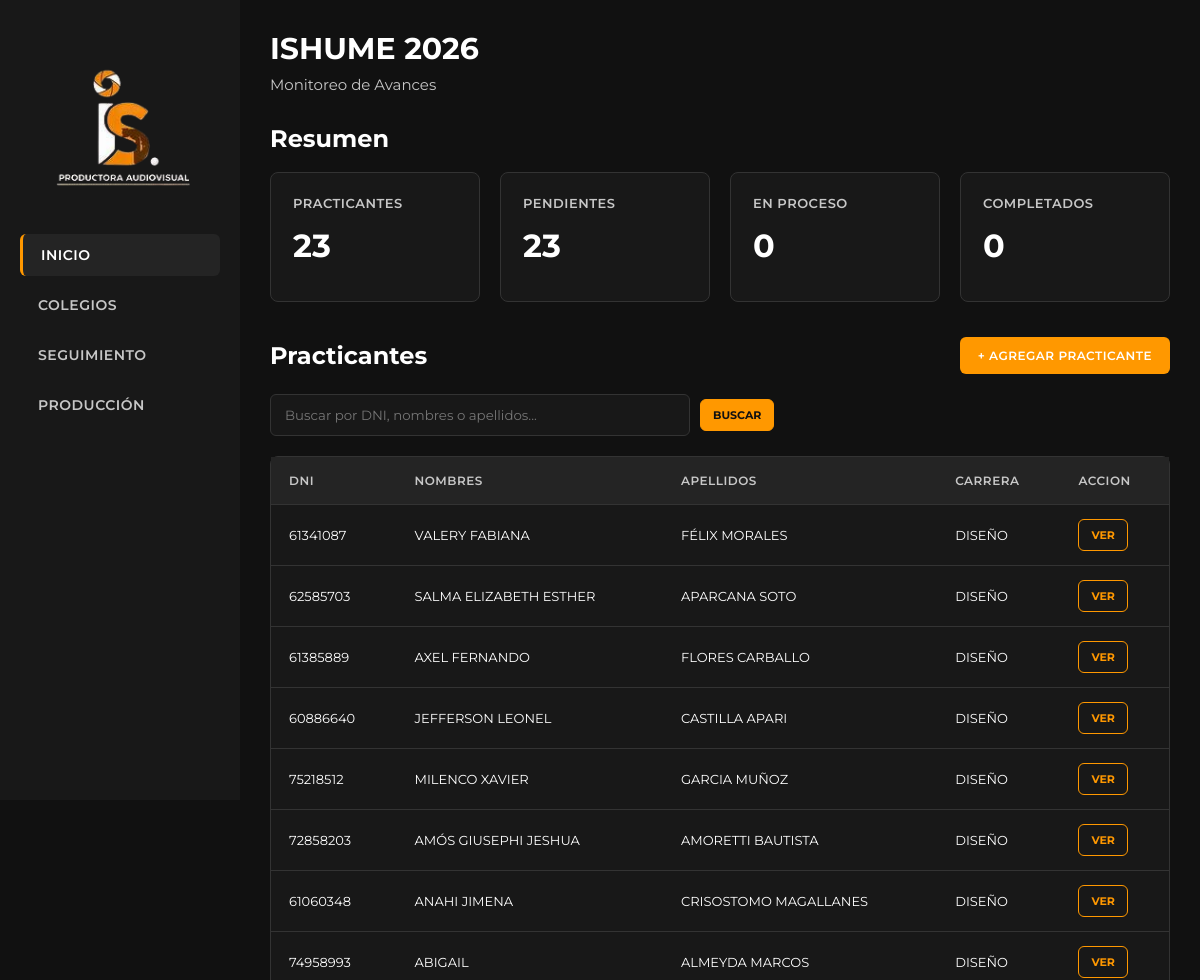
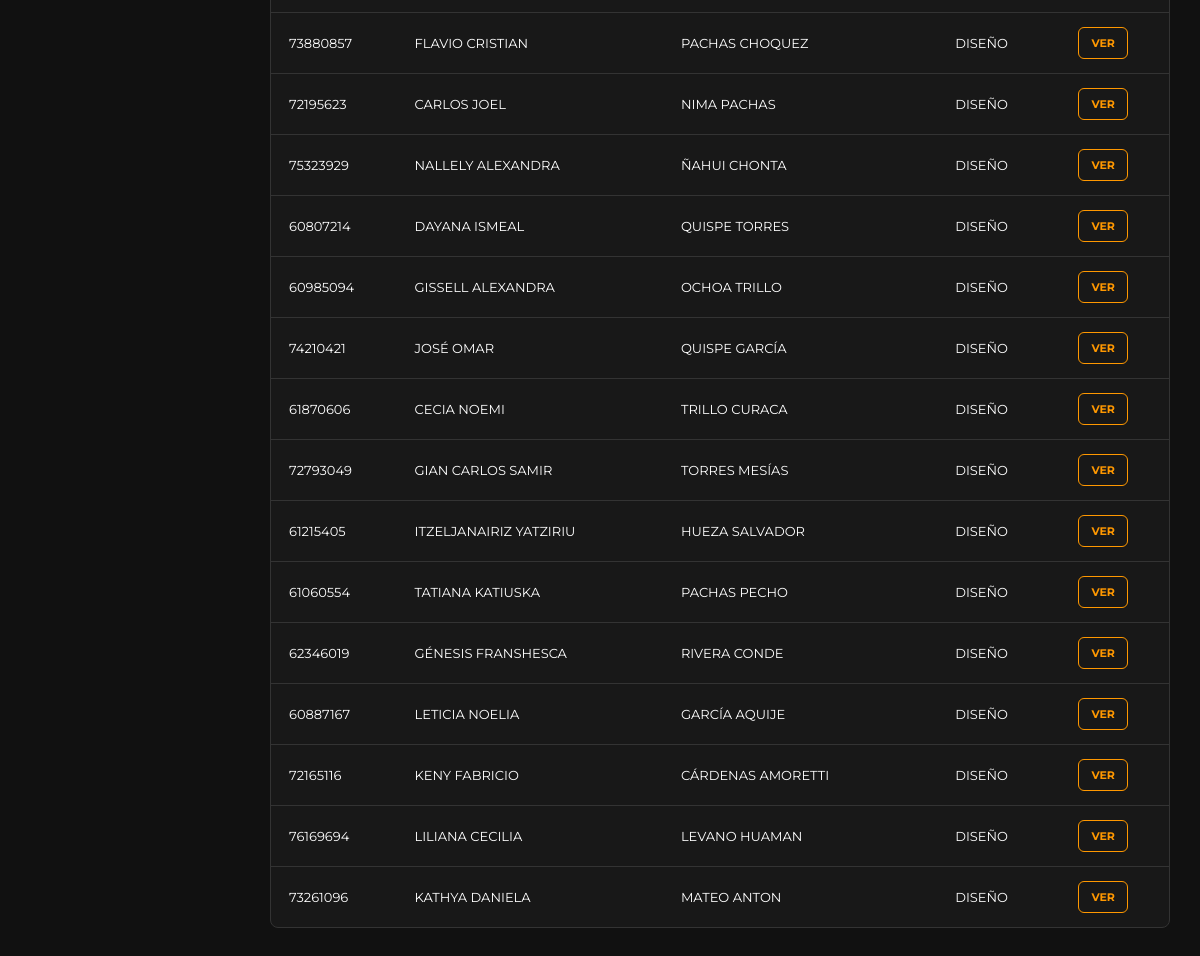
The page / on the database its author committed (2 pictures, top to bottom).
### tables this page shows
CREATE TABLE practicantes (
    id INT AUTO_INCREMENT PRIMARY KEY,
    DNI CHAR(8),
    nombres VARCHAR(100),
    apellidos VARCHAR(100),
    telefono CHAR(9),
    carrera VARCHAR(100)
);

### app/controllers/dashboardcontroller.php (called while the page is built)
<?php
class DashboardController
{
    public function index()
    {
        require_once "config/conexion.php";
        $textoBuscado = trim($_GET["buscar"] ?? "");
        $buscar = $conexion->real_escape_string($textoBuscado);
        $sql = "SELECT id, DNI, nombres, apellidos, telefono, carrera
                FROM practicantes
                WHERE DNI LIKE '%$buscar%'
                   OR nombres LIKE '%$buscar%'
                   OR apellidos LIKE '%$buscar%'
                   OR CONCAT(nombres, ' ', apellidos) LIKE '%$buscar%'
                ORDER BY id ASC";
        $resultado = $conexion->query($sql);
        $practicantes = [];
        while ($fila = $resultado->fetch_assoc()) {
            $practicantes[] = $fila;
        }
        $sqlTotal = "SELECT COUNT(*) AS total FROM practicantes";
        $resultadoTotal = $conexion->query($sqlTotal);
        $filaTotal = $resultadoTotal->fetch_assoc();
        $total = $filaTotal["total"];
        $sqlPendientes = "SELECT COUNT(*) AS pendientes
                          FROM seguimiento
                          WHERE estado = 'PENDIENTE'";
        $resultadoPendientes = $conexion->query($sqlPendientes);
        $filaPendientes = $resultadoPendientes->fetch_assoc();
        $pendientes = $filaPendientes["pendientes"];
        $sqlProceso = "SELECT COUNT(*) AS proceso
                       FROM seguimiento
                       WHERE estado = 'EN PROCESO'";
        $resultadoProceso = $conexion->query($sqlProceso);
        $filaProceso = $resultadoProceso->fetch_assoc();
        $proceso = $filaProceso["proceso"];
        $sqlCompletados = "SELECT COUNT(*) AS completados
                           FROM seguimiento
                           WHERE estado = 'COMPLETADO'";
        $resultadoCompletados = $conexion->query($sqlCompletados);
        $filaCompletados = $resultadoCompletados->fetch_assoc();
        $completados = $filaCompletados["completados"];
        require_once "app/views/dashboard.php";
    }
}
?>

### index.php (called while the page is built)
<?php
require_once "app/controllers/dashboardcontroller.php";
$controller = new DashboardController();
$controller->index();
?>

### app/views/dashboard.php (the view, shortened to what this page needs)
<!DOCTYPE html>
<html lang="es">
<head>
    <link rel="stylesheet" href="/monitoreo_ishume_2026/public/css/configuracion.css">
    <link rel="stylesheet" href="/monitoreo_ishume_2026/public/css/menu.css">
    <link rel="stylesheet" href="/monitoreo_ishume_2026/public/css/dashboard.css">
    <link rel="stylesheet" href="/monitoreo_ishume_2026/public/css/tarjetas.css">
    <link rel="stylesheet" href="/monitoreo_ishume_2026/public/css/tablas.css">
    <link rel="stylesheet" href="/monitoreo_ishume_2026/public/css/sistema.css">
</head>
<body>
    <div class="contenedor">
        <?php
        $pagina = "inicio";
        require "menu.php";
        ?>
        <main class="contenido">
            <div class="titulo">
                <h1>ISHUME 2026</h1>
                <p>Monitoreo de Avances</p>
            </div>
            <section class="seccion-dashboard">
                <h2>Resumen</h2>
                <br>
                <div class="tarjetas">
                    <div class="tarjeta">
                        <h3>PRACTICANTES</h3>
                        <div class="numero">
                            <?php echo $total; ?>
                        </div>
                    </div>
                    <div class="tarjeta">
                        <h3>PENDIENTES</h3>
                        <div class="numero">
                            <?php echo $pendientes; ?>
                        </div>
                    </div>
                    <div class="tarjeta">
                        <h3>EN PROCESO</h3>
                        <div class="numero">
                            <?php echo $proceso; ?>
                        </div>
                    </div>
                    <div class="tarjeta">
                        <h3>COMPLETADOS</h3>
                        <div class="numero">
                            <?php echo $completados; ?>
                        </div>
                    </div>
                </div>
            </section>
            <section class="seccion-dashboard">
                <div class="encabezado-tabla">
                    <h2>Practicantes</h2>
                    <a href="/monitoreo_ishume_2026/app/views/agregar_practicante.php"
                        class="btn-agregar">+ AGREGAR PRACTICANTE</a>
                </div>
                <form action="/monitoreo_ishume_2026/" method="GET" class="buscador">
                    <input type="text" name="buscar" placeholder="Buscar por DNI, nombres o apellidos..."
                        value="<?php echo htmlspecialchars($textoBuscado); ?>">
                    <button type="submit" class="btn-accion">BUSCAR</button>
                </form>
                <div class="tabla-contenedor">
                    <table class="tabla-datos">
                        <thead>
                            <tr>
                                <th>DNI</th>
                                <th>NOMBRES</th>
                                <th>APELLIDOS</th>
                                <th>CARRERA</th>
                                <th>ACCION</th>
                            </tr>
                        </thead>
                        <tbody>
                            <?php foreach ($practicantes as $practicante): ?>
                                <tr>
                                    <td><?php echo $practicante["DNI"]; ?></td>
                                    <td><?php echo $practicante["nombres"]; ?></td>
                                    <td><?php echo $practicante["apellidos"]; ?></td>
                                    <td><?php echo $practicante["carrera"]; ?></td>
                                    <td>
                                        <a href="/monitoreo_ishume_2026/app/views/detalle_practicante.php?id=<?php echo $practicante['id']; ?>" class="btn-accion btn-accion-claro">VER</a>
                                    </td>
                                </tr>
                            <?php endforeach; ?>
                        </tbody>
                    </table>
                </div>
            </section>
        </main>
    </div>
</body>
</html>

### app/views/menu.php
<aside class="menu">
    <div class="logo">
        <img src="/monitoreo_ishume_2026/public/image/logo.png" alt="Logo ISHUME">
    </div>
    <nav>
        <a href="/monitoreo_ishume_2026/" class="<?php if ($pagina == 'inicio') echo 'activo'; ?>">Inicio</a>
        <a href="/monitoreo_ishume_2026/app/views/colegios.php" class="<?php if ($pagina == 'colegios') echo 'activo'; ?>">Colegios</a>
        <a href="/monitoreo_ishume_2026/app/views/seguimiento.php" class="<?php if ($pagina == 'seguimiento') echo 'activo'; ?>">Seguimiento</a>
        <a href="/monitoreo_ishume_2026/app/views/produccion.php" class="<?php if ($pagina == 'produccion') echo 'activo'; ?>">Producción</a>
    </nav>
</aside>

### public/css/configuracion.css (style rules this page uses)
* { margin: 0; padding: 0; box-sizing: border-box; }
body { font-family: 'Montserrat', sans-serif; background-color: #111111; color: #FFFFFF; }
a { text-decoration: none; color: inherit; }
button, input, select { font-family: inherit; }
:root { --negro: #111111; --negro-secundario: #181818; --gris: #242424; --gris-borde: #333333; --naranja: #FF9800; --blanco: #FFFFFF; --gris-texto: #C7C7C7; --gris-suave: #777777; --verde: #22C55E; --amarillo: #F59E0B; --rojo: #EF4444; }

### public/css/menu.css (style rules this page uses)
.menu { width: 240px; height: 100vh; background-color: var(--negro-secundario); padding: 25px 20px; position: sticky; top: 0; align-self: flex-start; flex-shrink: 0; overflow-y: auto; }
.logo { margin-bottom: 0px; display: flex; justify-content: center; align-items: center; }
.logo img { width: 210px; height: auto; display: block; margin: 0 auto; }
.menu a { display: block; color: var(--gris-texto); padding: 12px 18px; margin-bottom: 8px; border-radius: 6px; font-size: 14px; font-weight: 600; letter-spacing: 0.5px; text-transform: uppercase; }
.menu a.activo { background-color: var(--gris); color: var(--blanco); border-left: 3px solid var(--naranja); }

### public/css/dashboard.css (style rules this page uses)
.contenedor { display: flex; min-height: 100vh; }
.contenido { flex: 1; padding: 30px; background-color: var(--negro); }
.titulo { margin-bottom: 30px; }
.titulo h1 { font-size: 30px; color: var(--blanco); margin-bottom: 8px; }
.titulo p { color: var(--gris-texto); font-size: 15px; }

### public/css/tarjetas.css (style rules this page uses)
.tarjetas { display: grid; grid-template-columns: repeat(4, 1fr); gap: 20px; margin-bottom: 35px; }
.tarjeta { background-color: var(--negro-secundario); border: 1px solid var(--gris-borde); border-radius: 8px; padding: 22px; min-height: 130px; }
.tarjeta h3 { color: var(--gris-texto); font-size: 13px; font-weight: 600; letter-spacing: 0.5px; margin-bottom: 15px; }
.tarjeta .numero { color: var(--blanco); font-size: 32px; font-weight: 700; }

### public/css/tablas.css (style rules this page uses)
.tabla-contenedor { width: 100%; overflow-x: auto; margin-top: 20px; }
.encabezado-tabla { display: flex; justify-content: space-between; align-items: center; margin-bottom: 20px; }
.btn-agregar { background-color: var(--naranja); color: var(--blanco); padding: 11px 18px; border-radius: 6px; font-size: 12px; font-weight: 600; letter-spacing: 0.5px; }

### public/css/sistema.css (style rules this page uses)
.tabla-datos { width: 100%; border-collapse: separate; border-spacing: 0; background-color: var(--negro-secundario); border: 1px solid var(--gris-borde); border-radius: 8px; }
.tabla-datos thead { background-color: var(--gris); }
.tabla-datos th { color: var(--gris-texto); font-size: 12px; font-weight: 600; letter-spacing: 0.5px; text-align: left; padding: 16px 18px; white-space: nowrap; }
.tabla-datos td { color: var(--blanco); font-size: 13px; padding: 14px 18px; border-top: 1px solid var(--gris-borde); }
.btn-accion { display: inline-block; background-color: var(--naranja); color: var(--negro); border: 1px solid var(--naranja); padding: 8px 12px; border-radius: 6px; font-size: 11px; font-weight: 700; cursor: pointer; white-space: nowrap; }
.btn-accion-claro { background-color: transparent; color: var(--naranja); }
.buscador { display: flex; gap: 10px; align-items: center; margin-bottom: 10px; }
.buscador input { flex: 1; max-width: 420px; padding: 12px 14px; background-color: var(--negro-secundario); color: var(--blanco); border: 1px solid var(--gris-borde); border-radius: 6px; outline: none; }

### rows shown on the page
practicantes: DNI "61341087", nombres "VALERY FABIANA", apellidos "FÉLIX MORALES", carrera "DISEÑO"
practicantes: DNI "62585703", nombres "SALMA ELIZABETH ESTHER", apellidos "APARCANA SOTO", carrera "DISEÑO"
practicantes: DNI "61385889", nombres "AXEL FERNANDO", apellidos "FLORES CARBALLO", carrera "DISEÑO"
practicantes: DNI "60886640", nombres "JEFFERSON LEONEL", apellidos "CASTILLA APARI", carrera "DISEÑO"
practicantes: DNI "75218512", nombres "MILENCO XAVIER", apellidos "GARCIA MUÑOZ", carrera "DISEÑO"
practicantes: DNI "72858203", nombres "AMÓS GIUSEPHI JESHUA", apellidos "AMORETTI BAUTISTA", carrera "DISEÑO"
practicantes: DNI "61060348", nombres "ANAHI JIMENA", apellidos "CRISOSTOMO MAGALLANES", carrera "DISEÑO"
practicantes: DNI "74958993", nombres "ABIGAIL", apellidos "ALMEYDA MARCOS", carrera "DISEÑO"
practicantes: DNI "73880857", nombres "FLAVIO CRISTIAN", apellidos "PACHAS CHOQUEZ", carrera "DISEÑO"
practicantes: DNI "72195623", nombres "CARLOS JOEL", apellidos "NIMA PACHAS", carrera "DISEÑO"
practicantes: DNI "75323929", nombres "NALLELY ALEXANDRA", apellidos "ÑAHUI CHONTA", carrera "DISEÑO"
practicantes: DNI "60807214", nombres "DAYANA ISMEAL", apellidos "QUISPE TORRES", carrera "DISEÑO"
practicantes: DNI "60985094", nombres "GISSELL ALEXANDRA", apellidos "OCHOA TRILLO", carrera "DISEÑO"
practicantes: DNI "74210421", nombres "JOSÉ OMAR", apellidos "QUISPE GARCÍA", carrera "DISEÑO"
practicantes: DNI "61870606", nombres "CECIA NOEMI", apellidos "TRILLO CURACA", carrera "DISEÑO"
practicantes: DNI "72793049", nombres "GIAN CARLOS SAMIR", apellidos "TORRES MESÍAS", carrera "DISEÑO"
practicantes: DNI "61215405", nombres "ITZELJANAIRIZ YATZIRIU", apellidos "HUEZA SALVADOR", carrera "DISEÑO"
practicantes: DNI "61060554", nombres "TATIANA KATIUSKA", apellidos "PACHAS PECHO", carrera "DISEÑO"
practicantes: DNI "62346019", nombres "GÉNESIS FRANSHESCA", apellidos "RIVERA CONDE", carrera "DISEÑO"
practicantes: DNI "60887167", nombres "LETICIA NOELIA", apellidos "GARCÍA AQUIJE", carrera "DISEÑO"
practicantes: DNI "72165116", nombres "KENY FABRICIO", apellidos "CÁRDENAS AMORETTI", carrera "DISEÑO"
practicantes: DNI "76169694", nombres "LILIANA CECILIA", apellidos "LEVANO HUAMAN", carrera "DISEÑO"
practicantes: DNI "73261096", nombres "KATHYA DANIELA", apellidos "MATEO ANTON", carrera "DISEÑO"

### other values the page prints
$total "23"
$pendientes "23"
$proceso "0"
$completados "0"
